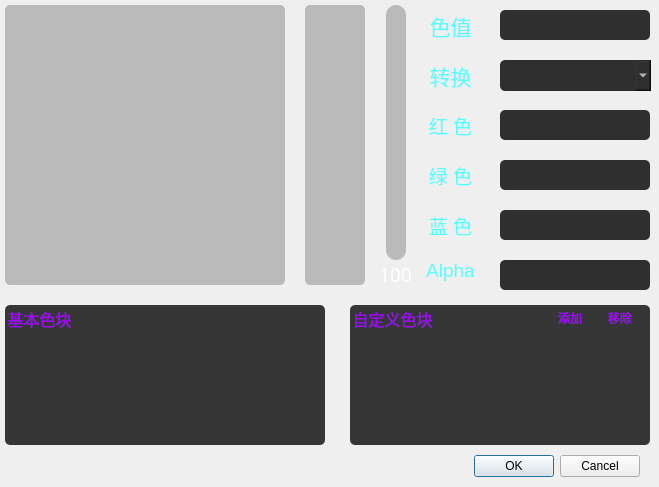
<?xml version="1.0" encoding="UTF-8"?>
<ui version="4.0">
 <class>MyColorDialog</class>
 <widget class="QDialog" name="MyColorDialog">
  <property name="windowModality">
   <enum>Qt::NonModal</enum>
  </property>
  <property name="geometry">
   <rect>
    <x>0</x>
    <y>0</y>
    <width>659</width>
    <height>487</height>
   </rect>
  </property>
  <property name="sizePolicy">
   <sizepolicy hsizetype="Fixed" vsizetype="Fixed">
    <horstretch>0</horstretch>
    <verstretch>0</verstretch>
   </sizepolicy>
  </property>
  <property name="windowTitle">
   <string>Dialog</string>
  </property>
  <widget class="QDialogButtonBox" name="buttonBox">
   <property name="geometry">
    <rect>
     <x>20</x>
     <y>450</y>
     <width>620</width>
     <height>32</height>
    </rect>
   </property>
   <property name="orientation">
    <enum>Qt::Horizontal</enum>
   </property>
   <property name="standardButtons">
    <set>QDialogButtonBox::Cancel|QDialogButtonBox::Ok</set>
   </property>
  </widget>
  <widget class="QLabel" name="lab_HueSaSel">
   <property name="geometry">
    <rect>
     <x>5</x>
     <y>5</y>
     <width>280</width>
     <height>280</height>
    </rect>
   </property>
   <property name="styleSheet">
    <string notr="true">background-color: rgb(186, 186, 186);
border-radius: 5px;</string>
   </property>
   <property name="text">
    <string/>
   </property>
  </widget>
  <widget class="QLabel" name="lab_showColor">
   <property name="geometry">
    <rect>
     <x>305</x>
     <y>5</y>
     <width>60</width>
     <height>280</height>
    </rect>
   </property>
   <property name="styleSheet">
    <string notr="true">background-color: rgb(186, 186, 186);
border-radius: 5px;</string>
   </property>
   <property name="text">
    <string/>
   </property>
  </widget>
  <widget class="QComboBox" name="comb_RGBToHSV">
   <property name="geometry">
    <rect>
     <x>500</x>
     <y>60</y>
     <width>151</width>
     <height>31</height>
    </rect>
   </property>
   <property name="styleSheet">
    <string notr="true">background-color: rgb(47, 47, 47);
border-radius: 5px;
color: rgb(255, 255, 255);</string>
   </property>
  </widget>
  <widget class="QLabel" name="lab_colstr">
   <property name="geometry">
    <rect>
     <x>420</x>
     <y>10</y>
     <width>61</width>
     <height>31</height>
    </rect>
   </property>
   <property name="font">
    <font>
     <family>晚歌自制夏天的风</family>
     <pointsize>16</pointsize>
    </font>
   </property>
   <property name="styleSheet">
    <string notr="true">background-color: transparent;
border-radius: 5px;
color: rgb(85, 255, 255);</string>
   </property>
   <property name="text">
    <string>色值</string>
   </property>
   <property name="alignment">
    <set>Qt::AlignCenter</set>
   </property>
  </widget>
  <widget class="QLabel" name="lab_RGBToHSV">
   <property name="geometry">
    <rect>
     <x>420</x>
     <y>60</y>
     <width>61</width>
     <height>31</height>
    </rect>
   </property>
   <property name="font">
    <font>
     <family>晚歌自制夏天的风</family>
     <pointsize>16</pointsize>
    </font>
   </property>
   <property name="styleSheet">
    <string notr="true">background-color: transparent;
border-radius: 5px;
color: rgb(85, 255, 255);</string>
   </property>
   <property name="text">
    <string>转换</string>
   </property>
   <property name="alignment">
    <set>Qt::AlignCenter</set>
   </property>
  </widget>
  <widget class="QLabel" name="lab_RText">
   <property name="geometry">
    <rect>
     <x>410</x>
     <y>110</y>
     <width>81</width>
     <height>31</height>
    </rect>
   </property>
   <property name="font">
    <font>
     <pointsize>14</pointsize>
    </font>
   </property>
   <property name="styleSheet">
    <string notr="true">background-color: transparent;
border-radius: 5px;
color: rgb(85, 255, 255);</string>
   </property>
   <property name="text">
    <string>红 色</string>
   </property>
   <property name="alignment">
    <set>Qt::AlignCenter</set>
   </property>
  </widget>
  <widget class="QLabel" name="lab_GText">
   <property name="geometry">
    <rect>
     <x>410</x>
     <y>160</y>
     <width>81</width>
     <height>31</height>
    </rect>
   </property>
   <property name="font">
    <font>
     <pointsize>14</pointsize>
    </font>
   </property>
   <property name="styleSheet">
    <string notr="true">background-color: transparent;
border-radius: 5px;
color: rgb(85, 255, 255);</string>
   </property>
   <property name="text">
    <string>绿 色</string>
   </property>
   <property name="alignment">
    <set>Qt::AlignCenter</set>
   </property>
  </widget>
  <widget class="QGroupBox" name="gBox_baseColor">
   <property name="geometry">
    <rect>
     <x>5</x>
     <y>305</y>
     <width>320</width>
     <height>140</height>
    </rect>
   </property>
   <property name="font">
    <font>
     <pointsize>12</pointsize>
    </font>
   </property>
   <property name="styleSheet">
    <string notr="true">background-color: rgb(54,54,54);
color: rgb(161, 0, 255);
border-radius: 5px;</string>
   </property>
   <property name="title">
    <string>基本色块</string>
   </property>
  </widget>
  <widget class="QGroupBox" name="gBox_custColBlo">
   <property name="geometry">
    <rect>
     <x>350</x>
     <y>305</y>
     <width>300</width>
     <height>140</height>
    </rect>
   </property>
   <property name="font">
    <font>
     <pointsize>12</pointsize>
    </font>
   </property>
   <property name="styleSheet">
    <string notr="true">background-color: rgb(54,54,54);
color: rgb(161, 0, 255);
border-radius: 5px;</string>
   </property>
   <property name="title">
    <string>自定义色块</string>
   </property>
   <widget class="QPushButton" name="btn_addColor">
    <property name="geometry">
     <rect>
      <x>200</x>
      <y>0</y>
      <width>40</width>
      <height>25</height>
     </rect>
    </property>
    <property name="text">
     <string>添加</string>
    </property>
   </widget>
   <widget class="QPushButton" name="btn_removeColor">
    <property name="geometry">
     <rect>
      <x>250</x>
      <y>0</y>
      <width>40</width>
      <height>25</height>
     </rect>
    </property>
    <property name="text">
     <string>移除</string>
    </property>
   </widget>
  </widget>
  <widget class="QLabel" name="lab_BText">
   <property name="geometry">
    <rect>
     <x>410</x>
     <y>210</y>
     <width>81</width>
     <height>31</height>
    </rect>
   </property>
   <property name="font">
    <font>
     <pointsize>14</pointsize>
    </font>
   </property>
   <property name="styleSheet">
    <string notr="true">background-color: transparent;
border-radius: 5px;
color: rgb(85, 255, 255);</string>
   </property>
   <property name="text">
    <string>蓝 色</string>
   </property>
   <property name="alignment">
    <set>Qt::AlignCenter</set>
   </property>
  </widget>
  <widget class="QLabel" name="lab_lightValue">
   <property name="geometry">
    <rect>
     <x>375</x>
     <y>264</y>
     <width>41</width>
     <height>20</height>
    </rect>
   </property>
   <property name="font">
    <font>
     <family>楷体</family>
     <pointsize>14</pointsize>
    </font>
   </property>
   <property name="styleSheet">
    <string notr="true">color: rgb(255, 255, 255);</string>
   </property>
   <property name="text">
    <string>100</string>
   </property>
   <property name="alignment">
    <set>Qt::AlignCenter</set>
   </property>
  </widget>
  <widget class="QLabel" name="lab_ligntness">
   <property name="geometry">
    <rect>
     <x>386</x>
     <y>5</y>
     <width>20</width>
     <height>255</height>
    </rect>
   </property>
   <property name="styleSheet">
    <string notr="true">background-color: rgb(186, 186, 186);
border-radius: 10px;</string>
   </property>
   <property name="text">
    <string/>
   </property>
  </widget>
  <widget class="QLabel" name="lab_R">
   <property name="geometry">
    <rect>
     <x>500</x>
     <y>110</y>
     <width>150</width>
     <height>30</height>
    </rect>
   </property>
   <property name="styleSheet">
    <string notr="true">background-color: rgb(47, 47, 47);
border-radius: 5px;
</string>
   </property>
   <property name="text">
    <string/>
   </property>
  </widget>
  <widget class="QLabel" name="lab_G">
   <property name="geometry">
    <rect>
     <x>500</x>
     <y>160</y>
     <width>150</width>
     <height>30</height>
    </rect>
   </property>
   <property name="styleSheet">
    <string notr="true">background-color: rgb(47, 47, 47);
border-radius: 5px;
</string>
   </property>
   <property name="text">
    <string/>
   </property>
  </widget>
  <widget class="QLabel" name="lab_B">
   <property name="geometry">
    <rect>
     <x>500</x>
     <y>210</y>
     <width>150</width>
     <height>30</height>
    </rect>
   </property>
   <property name="styleSheet">
    <string notr="true">background-color: rgb(47, 47, 47);
border-radius: 5px;
</string>
   </property>
   <property name="text">
    <string/>
   </property>
  </widget>
  <widget class="QLineEdit" name="lineEdit_colHStr">
   <property name="geometry">
    <rect>
     <x>500</x>
     <y>10</y>
     <width>150</width>
     <height>30</height>
    </rect>
   </property>
   <property name="font">
    <font>
     <family>楷体</family>
     <pointsize>14</pointsize>
    </font>
   </property>
   <property name="styleSheet">
    <string notr="true">background-color: rgb(47, 47, 47);
color: rgb(255, 255, 255);
border-radius: 5px;
</string>
   </property>
  </widget>
  <widget class="QLabel" name="lab_A">
   <property name="geometry">
    <rect>
     <x>500</x>
     <y>260</y>
     <width>150</width>
     <height>30</height>
    </rect>
   </property>
   <property name="styleSheet">
    <string notr="true">background-color: rgb(47, 47, 47);
border-radius: 5px;
</string>
   </property>
   <property name="text">
    <string/>
   </property>
  </widget>
  <widget class="QLabel" name="lab_AText">
   <property name="geometry">
    <rect>
     <x>410</x>
     <y>255</y>
     <width>81</width>
     <height>31</height>
    </rect>
   </property>
   <property name="font">
    <font>
     <pointsize>14</pointsize>
    </font>
   </property>
   <property name="styleSheet">
    <string notr="true">background-color: transparent;
border-radius: 5px;
color: rgb(85, 255, 255);</string>
   </property>
   <property name="text">
    <string>Alpha</string>
   </property>
   <property name="alignment">
    <set>Qt::AlignCenter</set>
   </property>
  </widget>
 </widget>
 <resources/>
 <connections>
  <connection>
   <sender>buttonBox</sender>
   <signal>accepted()</signal>
   <receiver>MyColorDialog</receiver>
   <slot>accept()</slot>
   <hints>
    <hint type="sourcelabel">
     <x>248</x>
     <y>254</y>
    </hint>
    <hint type="destinationlabel">
     <x>157</x>
     <y>274</y>
    </hint>
   </hints>
  </connection>
  <connection>
   <sender>buttonBox</sender>
   <signal>rejected()</signal>
   <receiver>MyColorDialog</receiver>
   <slot>reject()</slot>
   <hints>
    <hint type="sourcelabel">
     <x>316</x>
     <y>260</y>
    </hint>
    <hint type="destinationlabel">
     <x>286</x>
     <y>274</y>
    </hint>
   </hints>
  </connection>
 </connections>
</ui>
